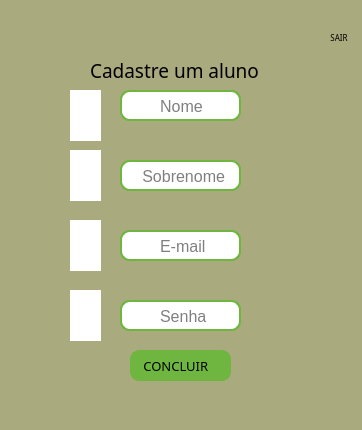
<?xml version="1.0" encoding="UTF-8"?>
<ui version="4.0">
 <class>AdminWindow</class>
 <widget class="QMainWindow" name="AdminWindow">
  <property name="geometry">
   <rect>
    <x>0</x>
    <y>0</y>
    <width>362</width>
    <height>430</height>
   </rect>
  </property>
  <property name="windowTitle">
   <string>MainWindow</string>
  </property>
  <property name="styleSheet">
   <string notr="true">background-color: rgb(170, 170, 127);</string>
  </property>
  <widget class="QWidget" name="centralwidget">
   <widget class="QLabel" name="label">
    <property name="geometry">
     <rect>
      <x>40</x>
      <y>50</y>
      <width>281</width>
      <height>351</height>
     </rect>
    </property>
    <property name="styleSheet">
     <string notr="true">border: 2px solid #FFFFFF; /* Mesma borda dos LineEdits */
                border-radius: 20px; /* Mesmo arredondamento */
                padding: 5px; /* Mesmo padding */
                background-color: white; /* Opcional: Para diferenciar um pouco, pode remover *</string>
    </property>
    <property name="text">
     <string/>
    </property>
   </widget>
   <widget class="QLabel" name="label_exit">
    <property name="geometry">
     <rect>
      <x>320</x>
      <y>30</y>
      <width>41</width>
      <height>16</height>
     </rect>
    </property>
    <property name="font">
     <font>
      <family>Arial Rounded MT Bold</family>
      <pointsize>6</pointsize>
     </font>
    </property>
    <property name="text">
     <string>     SAIR</string>
    </property>
   </widget>
   <widget class="QPushButton" name="button_Exit">
    <property name="geometry">
     <rect>
      <x>320</x>
      <y>10</y>
      <width>41</width>
      <height>31</height>
     </rect>
    </property>
    <property name="cursor">
     <cursorShape>PointingHandCursor</cursorShape>
    </property>
    <property name="styleSheet">
     <string notr="true">QPushButton {
    background-color: transparent; /* Remove o fundo */
    border: none; /* Remove a borda */
    padding: 0px; /* Ajuste o espaçamento interno se necessário */
}

QPushButton:hover {
    /* Opcional: Adicione um efeito de hover se desejar */
    /* background-color: rgba(255, 255, 255, 50); */ /* Exemplo: um leve fundo branco transparente ao passar o mouse */
}

QPushButton:pressed {
    /* Opcional: Adicione um efeito de pressionado se desejar */
    /* background-color: rgba(255, 255, 255, 100); */ /* Exemplo: um fundo branco um pouco mais opaco ao clicar */
}
</string>
    </property>
    <property name="text">
     <string/>
    </property>
    <property name="icon">
     <iconset>
      <normaloff>../assets/icon_exit.png</normaloff>../assets/icon_exit.png</iconset>
    </property>
    <property name="iconSize">
     <size>
      <width>20</width>
      <height>50</height>
     </size>
    </property>
   </widget>
   <widget class="QLineEdit" name="login_Field">
    <property name="geometry">
     <rect>
      <x>120</x>
      <y>90</y>
      <width>121</width>
      <height>31</height>
     </rect>
    </property>
    <property name="font">
     <font>
      <family>Arial</family>
      <pointsize>12</pointsize>
     </font>
    </property>
    <property name="styleSheet">
     <string notr="true">background-color: rgb(255, 255, 255);
border: 2px solid  rgb(110, 182, 63);;
border-radius: 10px;
padding: 5px;</string>
    </property>
    <property name="text">
     <string/>
    </property>
    <property name="placeholderText">
     <string>       Nome</string>
    </property>
   </widget>
   <widget class="QLabel" name="login_Title_2">
    <property name="geometry">
     <rect>
      <x>130</x>
      <y>350</y>
      <width>101</width>
      <height>31</height>
     </rect>
    </property>
    <property name="font">
     <font>
      <family>Arial Rounded MT Bold</family>
      <pointsize>10</pointsize>
      <weight>50</weight>
      <bold>false</bold>
     </font>
    </property>
    <property name="styleSheet">
     <string notr="true">background-color: rgb(110, 182, 63);
color: rgb(0, 0, 0);
border: 2px solid  rgb(110, 182, 63);
border-radius: 10px;
padding: 5px;</string>
    </property>
    <property name="text">
     <string> CONCLUIR</string>
    </property>
   </widget>
   <widget class="QLabel" name="login_Title_3">
    <property name="geometry">
     <rect>
      <x>90</x>
      <y>60</y>
      <width>201</width>
      <height>21</height>
     </rect>
    </property>
    <property name="font">
     <font>
      <family>Arial Rounded MT Bold</family>
      <pointsize>14</pointsize>
      <weight>50</weight>
      <bold>false</bold>
     </font>
    </property>
    <property name="styleSheet">
     <string notr="true">color: rgb(110, 182, 63);
background-color: rgb(255, 255, 255);
                background-color: white; /* Opcional: Para diferenciar um pouco, pode remover *</string>
    </property>
    <property name="text">
     <string>Cadastre um aluno</string>
    </property>
   </widget>
   <widget class="QLineEdit" name="login_Field_4">
    <property name="geometry">
     <rect>
      <x>120</x>
      <y>160</y>
      <width>121</width>
      <height>31</height>
     </rect>
    </property>
    <property name="font">
     <font>
      <family>Arial</family>
      <pointsize>12</pointsize>
     </font>
    </property>
    <property name="styleSheet">
     <string notr="true">background-color: rgb(255, 255, 255);
border: 2px solid  rgb(110, 182, 63);;
border-radius: 10px;
padding: 5px;</string>
    </property>
    <property name="text">
     <string/>
    </property>
    <property name="placeholderText">
     <string>   Sobrenome</string>
    </property>
   </widget>
   <widget class="QLineEdit" name="login_Field_2">
    <property name="geometry">
     <rect>
      <x>120</x>
      <y>230</y>
      <width>121</width>
      <height>31</height>
     </rect>
    </property>
    <property name="font">
     <font>
      <family>Arial</family>
      <pointsize>12</pointsize>
     </font>
    </property>
    <property name="styleSheet">
     <string notr="true">background-color: rgb(255, 255, 255);
border: 2px solid  rgb(110, 182, 63);;
border-radius: 10px;
padding: 5px;</string>
    </property>
    <property name="text">
     <string/>
    </property>
    <property name="placeholderText">
     <string>       E-mail</string>
    </property>
   </widget>
   <widget class="QLineEdit" name="login_Field_3">
    <property name="geometry">
     <rect>
      <x>120</x>
      <y>300</y>
      <width>121</width>
      <height>31</height>
     </rect>
    </property>
    <property name="font">
     <font>
      <family>Arial</family>
      <pointsize>12</pointsize>
     </font>
    </property>
    <property name="styleSheet">
     <string notr="true">background-color: rgb(255, 255, 255);
border: 2px solid  rgb(110, 182, 63);;
border-radius: 10px;
padding: 5px;</string>
    </property>
    <property name="text">
     <string/>
    </property>
    <property name="placeholderText">
     <string>       Senha</string>
    </property>
   </widget>
   <widget class="QLabel" name="icon_password">
    <property name="geometry">
     <rect>
      <x>70</x>
      <y>290</y>
      <width>31</width>
      <height>51</height>
     </rect>
    </property>
    <property name="styleSheet">
     <string notr="true">background-color: rgb(255, 255, 255);</string>
    </property>
    <property name="text">
     <string/>
    </property>
    <property name="pixmap">
     <pixmap>../assets/icon_password.svg</pixmap>
    </property>
   </widget>
   <widget class="QLineEdit" name="login_Field_5">
    <property name="geometry">
     <rect>
      <x>120</x>
      <y>160</y>
      <width>121</width>
      <height>31</height>
     </rect>
    </property>
    <property name="font">
     <font>
      <family>Arial</family>
      <pointsize>12</pointsize>
     </font>
    </property>
    <property name="styleSheet">
     <string notr="true">background-color: rgb(255, 255, 255);
border: 2px solid  rgb(110, 182, 63);;
border-radius: 10px;
padding: 5px;</string>
    </property>
    <property name="text">
     <string/>
    </property>
    <property name="placeholderText">
     <string>   Sobrenome</string>
    </property>
   </widget>
   <widget class="QLineEdit" name="login_Field_6">
    <property name="geometry">
     <rect>
      <x>120</x>
      <y>90</y>
      <width>121</width>
      <height>31</height>
     </rect>
    </property>
    <property name="font">
     <font>
      <family>Arial</family>
      <pointsize>12</pointsize>
     </font>
    </property>
    <property name="styleSheet">
     <string notr="true">background-color: rgb(255, 255, 255);
border: 2px solid  rgb(110, 182, 63);;
border-radius: 10px;
padding: 5px;</string>
    </property>
    <property name="text">
     <string/>
    </property>
    <property name="placeholderText">
     <string>       Nome</string>
    </property>
   </widget>
   <widget class="QLabel" name="icon_password_2">
    <property name="geometry">
     <rect>
      <x>70</x>
      <y>290</y>
      <width>31</width>
      <height>51</height>
     </rect>
    </property>
    <property name="styleSheet">
     <string notr="true">background-color: rgb(255, 255, 255);</string>
    </property>
    <property name="text">
     <string/>
    </property>
    <property name="pixmap">
     <pixmap>../assets/icon_password.svg</pixmap>
    </property>
   </widget>
   <widget class="QLabel" name="login_Title_4">
    <property name="geometry">
     <rect>
      <x>90</x>
      <y>60</y>
      <width>201</width>
      <height>21</height>
     </rect>
    </property>
    <property name="font">
     <font>
      <family>Arial Rounded MT Bold</family>
      <pointsize>14</pointsize>
      <weight>50</weight>
      <bold>false</bold>
     </font>
    </property>
    <property name="styleSheet">
     <string notr="true">color: rgb(110, 182, 63);
background-color: rgb(255, 255, 255);
                background-color: white; /* Opcional: Para diferenciar um pouco, pode remover *</string>
    </property>
    <property name="text">
     <string>Cadastre um aluno</string>
    </property>
   </widget>
   <widget class="QLineEdit" name="login_Field_7">
    <property name="geometry">
     <rect>
      <x>120</x>
      <y>300</y>
      <width>121</width>
      <height>31</height>
     </rect>
    </property>
    <property name="font">
     <font>
      <family>Arial</family>
      <pointsize>12</pointsize>
     </font>
    </property>
    <property name="styleSheet">
     <string notr="true">background-color: rgb(255, 255, 255);
border: 2px solid  rgb(110, 182, 63);;
border-radius: 10px;
padding: 5px;</string>
    </property>
    <property name="text">
     <string/>
    </property>
    <property name="placeholderText">
     <string>       Senha</string>
    </property>
   </widget>
   <widget class="QLineEdit" name="login_Field_8">
    <property name="geometry">
     <rect>
      <x>120</x>
      <y>230</y>
      <width>121</width>
      <height>31</height>
     </rect>
    </property>
    <property name="font">
     <font>
      <family>Arial</family>
      <pointsize>12</pointsize>
     </font>
    </property>
    <property name="styleSheet">
     <string notr="true">background-color: rgb(255, 255, 255);
border: 2px solid  rgb(110, 182, 63);;
border-radius: 10px;
padding: 5px;</string>
    </property>
    <property name="text">
     <string/>
    </property>
    <property name="placeholderText">
     <string>       E-mail</string>
    </property>
   </widget>
   <widget class="QLabel" name="login_Title_5">
    <property name="geometry">
     <rect>
      <x>130</x>
      <y>350</y>
      <width>101</width>
      <height>31</height>
     </rect>
    </property>
    <property name="font">
     <font>
      <family>Arial Rounded MT Bold</family>
      <pointsize>10</pointsize>
      <weight>50</weight>
      <bold>false</bold>
     </font>
    </property>
    <property name="styleSheet">
     <string notr="true">background-color: rgb(110, 182, 63);
color: rgb(0, 0, 0);
border: 2px solid  rgb(110, 182, 63);
border-radius: 10px;
padding: 5px;</string>
    </property>
    <property name="text">
     <string> CONCLUIR</string>
    </property>
   </widget>
   <widget class="QLabel" name="icon_password_3">
    <property name="geometry">
     <rect>
      <x>70</x>
      <y>220</y>
      <width>31</width>
      <height>51</height>
     </rect>
    </property>
    <property name="styleSheet">
     <string notr="true">background-color: rgb(255, 255, 255);</string>
    </property>
    <property name="text">
     <string/>
    </property>
    <property name="pixmap">
     <pixmap>../assets/email_icon.png</pixmap>
    </property>
   </widget>
   <widget class="QLabel" name="icon_password_4">
    <property name="geometry">
     <rect>
      <x>70</x>
      <y>150</y>
      <width>31</width>
      <height>51</height>
     </rect>
    </property>
    <property name="styleSheet">
     <string notr="true">background-color: rgb(255, 255, 255);</string>
    </property>
    <property name="text">
     <string/>
    </property>
    <property name="pixmap">
     <pixmap>../assets/surname_icon (1).png</pixmap>
    </property>
   </widget>
   <widget class="QLabel" name="icon_password_5">
    <property name="geometry">
     <rect>
      <x>70</x>
      <y>90</y>
      <width>31</width>
      <height>51</height>
     </rect>
    </property>
    <property name="styleSheet">
     <string notr="true">background-color: rgb(255, 255, 255);</string>
    </property>
    <property name="text">
     <string/>
    </property>
    <property name="pixmap">
     <pixmap>../assets/name_icon.png</pixmap>
    </property>
   </widget>
   <zorder>label_exit</zorder>
   <zorder>label</zorder>
   <zorder>button_Exit</zorder>
   <zorder>login_Field</zorder>
   <zorder>login_Title_2</zorder>
   <zorder>login_Title_3</zorder>
   <zorder>login_Field_4</zorder>
   <zorder>login_Field_2</zorder>
   <zorder>login_Field_3</zorder>
   <zorder>icon_password</zorder>
   <zorder>login_Field_5</zorder>
   <zorder>login_Field_6</zorder>
   <zorder>icon_password_2</zorder>
   <zorder>login_Title_4</zorder>
   <zorder>login_Field_7</zorder>
   <zorder>login_Field_8</zorder>
   <zorder>login_Title_5</zorder>
   <zorder>icon_password_3</zorder>
   <zorder>icon_password_4</zorder>
   <zorder>icon_password_5</zorder>
  </widget>
 </widget>
 <resources/>
 <connections/>
</ui>
